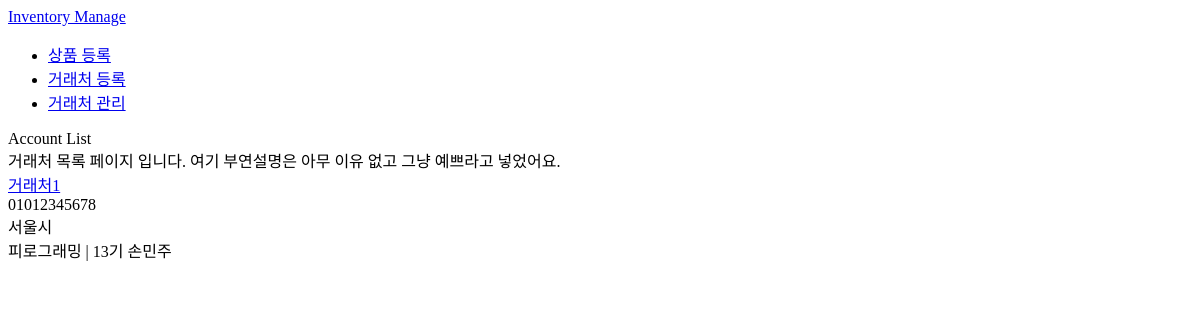
/inventory/account/, run on an earlier commit of the app's database.
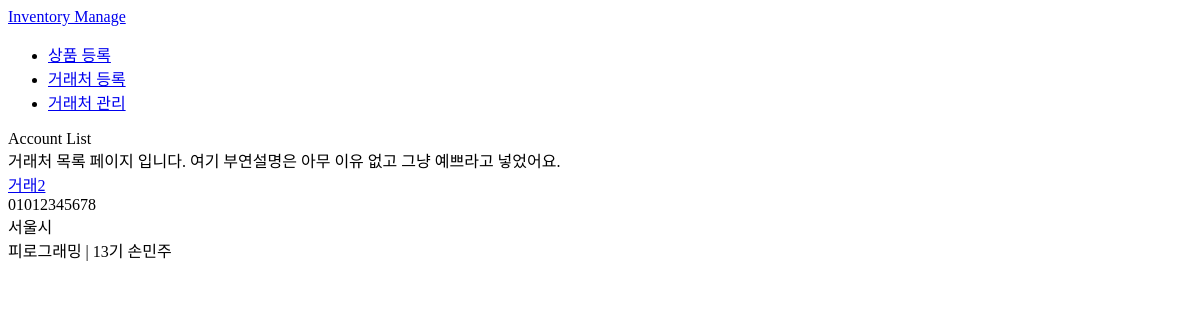
And on a later commit of the database.
### inventory/models.py (models this page shows, shortened)
class Account(models.Model):
    name = models.CharField(max_length=50)
    call = models.CharField(max_length=11, null=True, blank=True)
    address = models.CharField(max_length=200, null=True, blank=True)

### inventory/views.py (the view)
# urls.py: path("account/", views.account_list, name="account_list"),
def account_list(request):
    accounts = Account.objects.all()
    ctx = {
        "accounts": accounts
    }
    return render(request, "inventory/account_list.html", ctx)

### inventory/templates/inventory/account_list.html
{% extends "inventory/layout.html" %}
{% block content %}
    <div id="head">
        <div>Account List</div>
        <div>거래처 목록 페이지 입니다. 여기 부연설명은 아무 이유 없고 그냥 예쁘라고 넣었어요.</div>
    </div>
    <div id="accounts">
        {% for account in accounts %}
            <div class="account">
                <div class="name"><a href="{% url 'inventory:account_read' account.pk %}">{{ account.name }}</a></div>
                <div class="call">{{ account.call }}</div>
                <div class="address">{{ account.address }}</div>
            </div>
        {% endfor %}
    </div>
{% endblock %}

What changed in the data, as far as the page shows it:
changed Account "서울시": name "거래처1" → "거래2"
